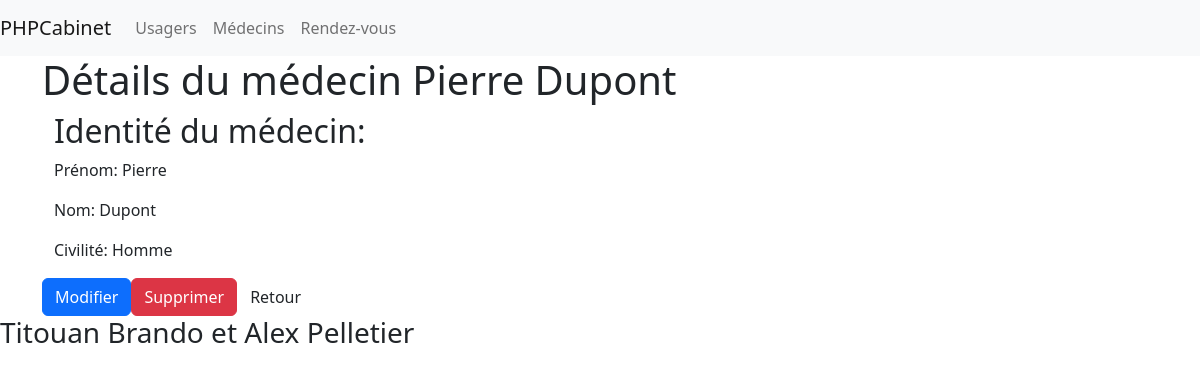
The page /index.php?action=detailMedecin&id=2 on the database as committed earlier.
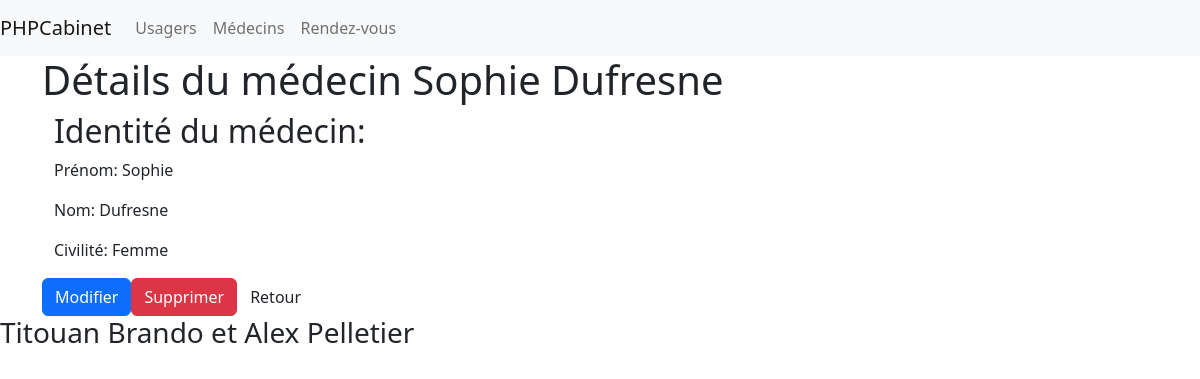
The same page on the database as committed later.
### tables this page shows
CREATE TABLE Personne (
  idPersonne int NOT NULL AUTO_INCREMENT,
  fonction CHAR(1) NOT NULL,
  nomPersonne VARCHAR(25) NOT NULL,
	prenomPersonne VARCHAR(25)NOT NULL,
  civilite CHAR(1)NOT NULL,
  Adresse VARCHAR(50) NULL,
  code_postal CHAR(5) NULL,
  ville VARCHAR(25) NULL,
  numero_securite CHAR(15) NULL,
  idMedecin INT NULL,
  date_naissance DATE NULL,
  lieu_de_naissance VARCHAR(50) NULL,
	PRIMARY KEY(idPersonne),
  FOREIGN KEY(idMedecin) REFERENCES Personne(idPersonne)
);

### dao/Connexion.php (called while the page is built, shortened)
<?php
class Connexion {
    private static $_instance = null;
    public static function getInstance() {
        if(is_null(self::$_instance)) {
            self::$_instance = new Connexion();
        }
        return self::$_instance;
    }
}
?>

### dao/DaoPersonne.php (called while the page is built, shortened)
<?php
require_once(__DIR__.'/Connexion.php');
require_once(__DIR__.'/../modele/Personne.php');
require_once(__DIR__.'/../modele/Medecin.php');
require_once(__DIR__.'/../modele/Civilite.php');
class DaoPersonne implements Dao {
    private Connexion $connexion;
    public function __construct(Connexion $c) {
        $this->connexion=$c;
    }
function getById($cle) {
    $pdo = $this->connexion->getPDO();
    $getById = $pdo->query("SELECT * FROM Personne WHERE idPersonne = $cle");
    $sortie = $getById->fetch(PDO::FETCH_ASSOC);
    $personne = null;
    if ($sortie != false) {
      if ($sortie['fonction']==Fonction::M->name) {
          $personne = new Medecin(new Personne($sortie['nomPersonne'],$sortie['prenomPersonne'],Civilite::valueOf($sortie['civilite'])));
          $personne->getPersonne()->setIdPersonne($sortie['idPersonne']);
      }
    }
    return $personne;
}
}
?>

### controlleur/medecins.php (called while the page is built, shortened)
<?php
require_once(__DIR__.'/../dao/Connexion.php');
require_once(__DIR__.'/../dao/DaoPersonne.php');
require_once(__DIR__.'/../modele/Medecin.php');
require_once(__DIR__.'/../modele/Personne.php');
class ControlleurMedecin {static function isMedecin($id) {
  $dao = new DAOPersonne(Connexion::getInstance());
  $medecin = $dao->getById($id);
  return $medecin instanceof Medecin;
}
static function detail($id) {
  $dao = new DAOPersonne(Connexion::getInstance());
  $medecin = $dao->getById($id);
  $nom = $medecin->getPersonne()->getNom();
  $prenom = $medecin->getPersonne()->getPrenom();
  $civilite = $medecin->getPersonne()->getCivilite() == Civilite::H ? 'Homme' : 'Femme';
  require(__DIR__.'/../vue/detailMedecin.php');
}
}

### modele/Civilite.php (called while the page is built, shortened)
<?php
enum Civilite {
    public static function valueOf(string $nom) :Civilite {
        if($nom == Civilite::H->name) {
            return Civilite::H;
        }else {
            return Civilite::F;
        }
    }
}
?>

### modele/Medecin.php (called while the page is built, shortened)
<?php
class Medecin {
    private Personne $personne;
    public function __construct(Personne $personne) {
        if (!empty($personne)) {
            $this->personne = $personne;
        } else {
            throw new ErrorException("Champ invalide");
        }
    }
	public function getPersonne(): Personne {
		return $this->personne;
	}
}
?>

### modele/Personne.php (called while the page is built, shortened)
<?php
class Personne {
    private String $nom;
    private String $prenom;
    private Civilite $civilite;
    public function __construct(String $nom, String $prenom, Civilite $civilite) {
        if (!empty($nom)||!empty($prenom)||!empty($civilite)) {
            $this->nom=$nom;
            $this->prenom=$prenom;
            $this->civilite=$civilite;
        } else {
            throw new ErrorException("Champ vide");
        }
    }
	public function setIdPersonne(?int $idPersonne): self {
		return $this;
	}
	public function getNom(): string {
		return $this->nom;
	}
	public function getPrenom(): string {
		return $this->prenom;
	}
	public function getCivilite(): Civilite {
		return $this->civilite;
	}
}
?>

### vue/detailMedecin.php (the view, shortened to what this page needs)
<?php $titre = 'Détails Dr. '.$nom;
require_once(__DIR__.'/head.php'); ?>
</head>
<body>
  <?php
    require('header.php');
  ?>
  <div class="container">
    <h1>Détails du médecin <?=$prenom.' '.$nom?></h1>
    <div class="container">
      <h2>Identité du médecin:</h2>
      <p>Prénom: <?= $prenom?></p>
      <p>Nom: <?= $nom?></p>
      <p>Civilité: <?= $civilite?></p>
    </div>
    <a href="/index.php?action=modifMedecin&id=<?=$id?>" class="btn btn-primary">Modifier</button>
    <a href="/index.php?action=deleteMedecin&id=<?=$id?>" class="btn btn-danger">Supprimer</button>
    <a href="/index.php?action=medecins" class="btn btn-seconday">Retour</a>
  </div>
</body>
</html>

### index.php (shortened to what this page needs)
<?php
require_once(__DIR__.'/controlleur/usagers.php');
require_once(__DIR__.'/controlleur/medecins.php');
if (isset($_GET['action']) && $_GET['action'] !== '') {
	if ($_GET['action'] === 'usagers') {
    ControlleurUsager::liste();
	} elseif ($_GET['action'] === 'ajoutUsager'){
    ControlleurUsager::ajout();
  } elseif ($_GET['action'] === 'addUsager'){
    ControlleurUsager::insert($_POST);
  } elseif ($_GET['action'] === 'updateUsager'){
    ControlleurUsager::update($_POST);
  } elseif ($_GET['action'] === 'medecins'){
    ControlleurMedecin::liste();
  } elseif ($_GET['action'] === 'ajoutMedecin'){
    ControlleurMedecin::ajout();
  } elseif ($_GET['action'] === 'addMedecin'){
    ControlleurMedecin::insert($_POST);
  } elseif ($_GET['action'] === 'detailMedecin'){
    if(isset($_GET['id']) && ControlleurMedecin::isMedecin($_GET['id'])) {
      ControlleurMedecin::detail($_GET['id']);
    }
    else {
      throw new ErrorException('Aucun ID spécifié');
    }
  } elseif ($_GET['action'] === 'updateMedecin'){
    ControlleurMedecin::update($_POST);
  }elseif ($_GET['action'] === 'rdvs'){
    ControlleurRdv::liste();
  } elseif ($_GET['action'] === 'ajoutRdv'){
    ControlleurRdv::ajout();
  } elseif ($_GET['action'] === 'addRdv'){
    ControlleurRdv::insert($_POST);
  } elseif ($_GET['action'] === 'updateRdv'){
    ControlleurRdv::update($_POST);
  } else {
    echo "Erreur 404 : la page que vous recherchez n'existe pas.";
	}
} else {
  require(__DIR__.'/vue/accueil.php');
}

### vue/head.php (shortened to what this page needs)
<!DOCTYPE html>
<html lang="en">
<head>
  <link rel="stylesheet" href="https://cdn.jsdelivr.net/npm/bootstrap@5.2.3/dist/css/bootstrap.min.css">
</head>

### vue/header.php (shortened to what this page needs)
<header>
  <nav class="navbar navbar-expand-lg navbar-light bg-light">
    <a class="navbar-brand" href="/index.php">PHPCabinet</a>
    <div class="collapse navbar-collapse" id="navbarNavDropdown">
      <ul class="navbar-nav">
        <li class="nav-item">
          <a class="nav-link" href="/index.php?action=usagers">Usagers</span></a>
        </li>
        <li class="nav-item">
          <a class="nav-link" href="/index.php?action=medecins">Médecins</a>
        </li>
        <li class="nav-item">
          <a class="nav-link" href="/index.php?action=rdvs">Rendez-vous</a>
        </li>
      </ul>
    </div>
  </nav>
</header>

Rows that differ between the two databases and show on the page:
changed personne: prenomPersonne "Pierre" → "Sophie"; nomPersonne "Dupont" → "Dufresne"
Other text that changed with them:
$civilite: "Homme" → "Femme"
